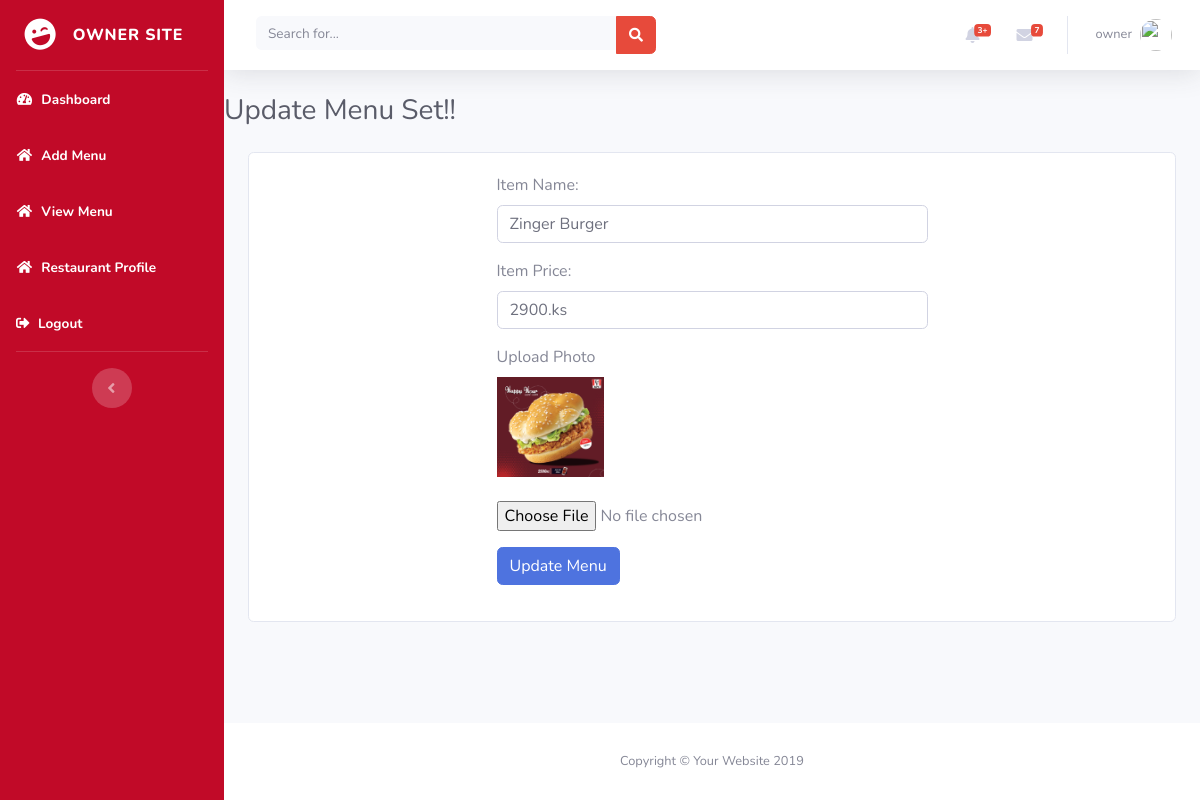
Page /owner_dashboard/update_menu.php?edit=1 (signed in) on the committed database.
### tables this page shows
CREATE TABLE `add_menu` (
  `item_id` int(11) NOT NULL,
  `item_name` varchar(100) NOT NULL,
  `item_price` varchar(100) NOT NULL,
  `item_image` varchar(255) NOT NULL,
  `r_id` int(11) NOT NULL
);

### owner_dashboard/update_menu.php (the view, shortened to what this page needs)
<?php include_once"include/header.php" ?>
<?php include_once"include/db.php" ?>
<body id="page-top">
  <div id="wrapper">
   <?php include_once"include/sidebar.php" ?>
    <div id="content-wrapper" class="d-flex flex-column">
      <div id="content">
          <?php include_once"include/navbar.php" ?>
        <div class="cosntainer-fluid">
          <h1 class="h3 mb-4 text-gray-800">Update Menu Set!!</h1>
          <?php
            if (isset($_GET['edit'])) {
              $edit_id = $_GET['edit'];
              $sql = "SELECT * FROM add_menu WHERE item_id=$edit_id";
              $query = mysqli_query($connection,$sql);
              while ($row=mysqli_fetch_assoc($query)) {
                $item_name = $row['item_name'];
                $item_price =  $row['item_price'];
                $item_image = $row['item_image'];
              }
            }
           ?>
  <div class="container">
        <div class="card">
          <div class="card-body">
            <form action="" method="POST" enctype="multipart/form-data">
              <div class="row">
                  <div class="col-md-6 offset-3">
                    <div class="form-group">
                      <label>Item Name:</label>
                      <input type="item_name" name="item_name" placeholder="Enter your Item Name" class="form-control" value="<?php echo $item_name; ?>">
                    </div>
                  </div>
                  <div class="col-md-6 offset-3">
                    <div class="form-group">
                      <label>Item Price:</label>
                      <input type="item_price" name="item_price" placeholder="Enter your Item Price" class="form-control" value="<?php echo $item_price; ?>">
                    </div>
                  </div>
                    <div class="col-md-6 offset-3">
                    <div class="form-group">
                      <label>Upload Photo</label><br>
                      <img src="img/menu/<?php echo $item_image; ?>" alt="" class="img-fluid" style="width:25%;height: 100px;"><br><br>
                      <input type="file" name="item_image" class="">
                    </div>
                  </div>
                  <div class="col-md-6 offset-3">
                    <div class="form-group">
                     <button type="submit" name="update" class="btn btn-primary">Update Menu</button>
                    </div>
                  </div>
                </div>
              </form>
            </div>
           </div>
          </div>
            <br>
        </div>
      </div>
        <?php include_once"include/footer.php"?>

### rows in the picture
add_menu: item_name "Zinger Burger", item_price "2900.ks", item_image (picture)

### other values in the picture
$_SESSION['role'] "OWNER"
$_SESSION['u_name'] "owner"
